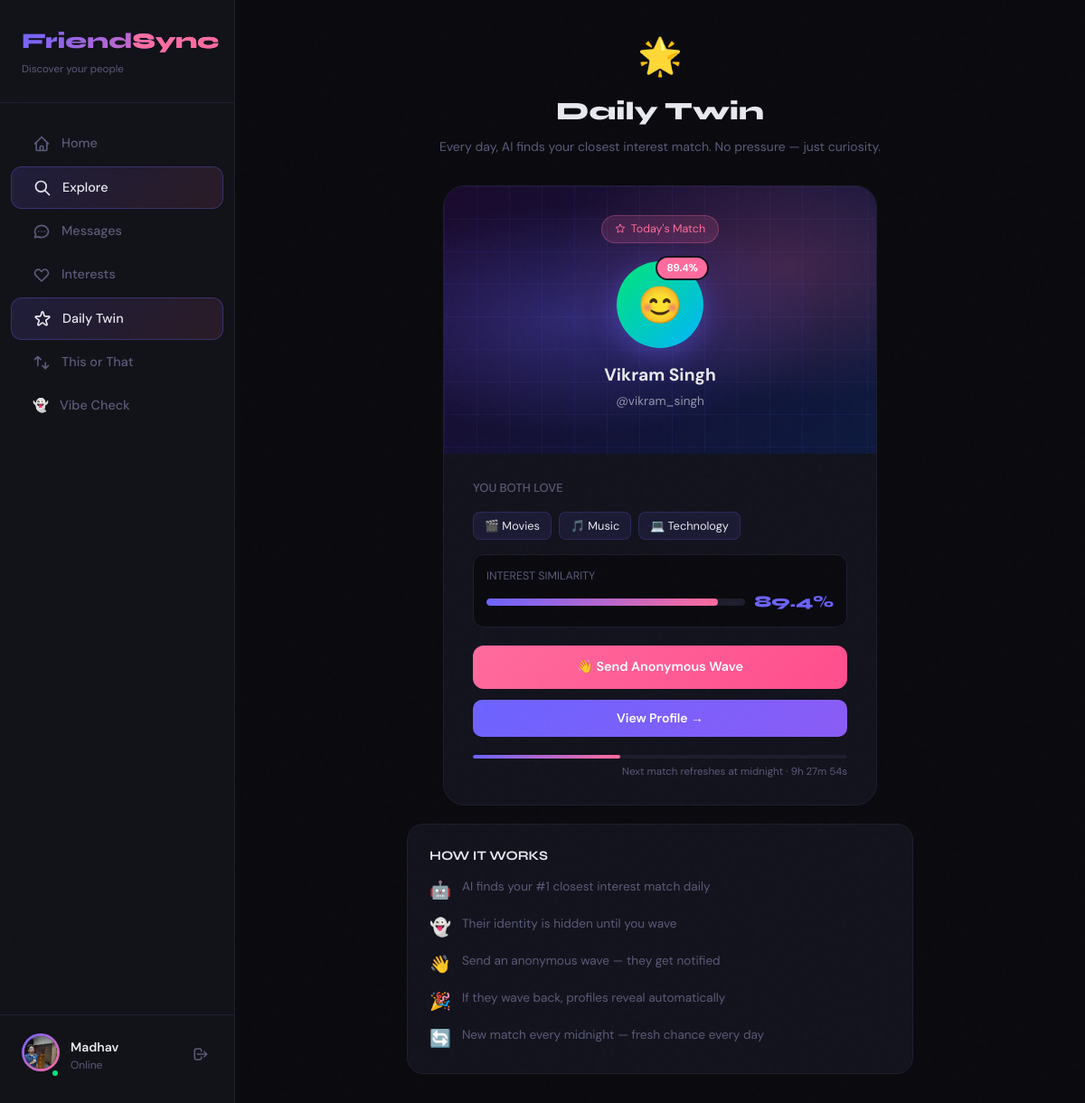
The app's page /recommend/daily-twin (signed in) with its own data.
### app/models.py (models this page shows)
class User(db.Model):
    __tablename__ = 'users'
    id            = db.Column(db.Integer, primary_key=True)
    name          = db.Column(db.String(100), nullable=False)
    username      = db.Column(db.String(100), unique=True, nullable=False, index=True)
    email         = db.Column(db.String(100), unique=True, nullable=False, index=True)
    password_hash = db.Column(db.String(255), nullable=False)
    profile_picture = db.Column(db.String(300), nullable=True)
    bio           = db.Column(db.String(300), nullable=True)
    location      = db.Column(db.String(100), nullable=True)
    is_verified   = db.Column(db.Boolean, default=False)
    created_at    = db.Column(db.DateTime, default=datetime.utcnow)
    last_seen     = db.Column(db.DateTime, default=datetime.utcnow)
    is_online     = db.Column(db.Boolean, default=False)

class DailyMatch(db.Model):
    __tablename__ = 'daily_matches'
    id         = db.Column(db.Integer, primary_key=True)
    user_id    = db.Column(db.Integer, db.ForeignKey('users.id'), nullable=False, index=True)
    match_id   = db.Column(db.Integer, db.ForeignKey('users.id'), nullable=False)
    score      = db.Column(db.Float, nullable=False)
    date       = db.Column(db.Date, default=datetime.utcnow().date)
    revealed   = db.Column(db.Boolean, default=False)
    waved      = db.Column(db.Boolean, default=False)

### app/recommend/routes.py (the view)
@recommend_bp.route('/daily-twin')
def daily_twin():
    if 'user_id' not in session:
        return redirect(url_for('auth.login'))
    user  = User.query.get(session['user_id'])
    twin  = get_daily_twin(session['user_id'])
    return render_template('recommend/daily_twin.html', user=user, twin=twin)

### app/recommend/engine.py (called while the page is built, shortened)
def get_daily_twin(user_id):
    from app.models import DailyMatch
    today = date_type.today()
    existing = DailyMatch.query.filter_by(user_id=user_id, date=today).first()
    if existing:
        match_user = User.query.get(existing.match_id)
        return {
            'match_id':   existing.match_id,
            'name':       match_user.name if existing.revealed else None,
            'username':   match_user.username if existing.revealed else None,
            'profile_picture': match_user.profile_picture if existing.revealed else None,
            'score':      existing.score,
            'revealed':   existing.revealed,
            'waved':      existing.waved,
            'match_db_id': existing.id
        }

### app/templates/recommend/daily_twin.html (shortened to what this page needs)
{% extends "base.html" %}
{% block content %}
<div style="max-width:560px;margin:0 auto;">
  <div style="text-align:center;margin-bottom:32px;">
    <div style="font-size:2.5rem;margin-bottom:10px;">🌟</div>
    <h1 style="font-size:1.75rem;font-weight:800;margin-bottom:8px;">Daily Twin</h1>
    <p style="color:var(--muted);font-size:0.875rem;">Every day, AI finds your closest interest match. No pressure — just curiosity.</p>
  </div>
  {% if twin %}
  <div class="twin-card">
    <div class="twin-header">
      <div class="grid-bg"></div>
      <div class="twin-badge">
        Today's Match
      </div>
      <div class="mystery-avatar pulse {% if twin.revealed and twin.profile_picture %}has-photo{% elif twin.revealed %}revealed{% endif %}" id="twin-avatar">
        <span class="avatar-emoji" id="avatar-emoji">{% if twin.revealed %}😊{% else %}❓{% endif %}</span>
        <span class="score-ring">{{ twin.score }}%</span>
      </div>
      <div id="twin-name" style="position:relative;z-index:2;">
        {% if twin.revealed %}
          <div style="font-size:1.2rem;font-weight:700;margin-bottom:4px;">{{ twin.name }}</div>
          <div style="color:rgba(232,232,240,0.6);font-size:0.85rem;">@{{ twin.username }}</div>
        {% else %}
          <div style="font-size:1.1rem;font-weight:700;margin-bottom:4px;color:rgba(232,232,240,0.7);">Someone out there...</div>
          <div style="color:rgba(232,232,240,0.4);font-size:0.82rem;">Wave 👋 to reveal their identity</div>
        {% endif %}
      </div>
    </div>
    <div class="twin-body">
      <div style="font-size:0.82rem;color:var(--muted);margin-bottom:8px;font-weight:500;">YOU BOTH LOVE</div>
      <div class="shared-interests" id="shared-interests">
        <span class="interest-pill">🎬 Movies</span>
        <span class="interest-pill">🎵 Music</span>
        <span class="interest-pill">💻 Technology</span>
      </div>
      <div style="background:var(--bg);border-radius:12px;padding:14px;border:1px solid var(--border);margin-bottom:4px;">
        <div style="font-size:0.78rem;color:var(--muted);margin-bottom:6px;">INTEREST SIMILARITY</div>
        <div style="display:flex;align-items:center;gap:10px;">
          <div style="flex:1;background:var(--border);border-radius:999px;height:8px;overflow:hidden;">
            <div id="score-bar" style="height:100%;border-radius:999px;background:linear-gradient(90deg,var(--accent),var(--accent2));width:0%;transition:width 1s ease;"></div>
          </div>
          <span style="font-family:'Syne',sans-serif;font-weight:800;font-size:1.1rem;color:var(--accent);">{{ twin.score }}%</span>
        </div>
      </div>
      {% if not twin.waved %}
      <div class="action-btns">
        <button class="wave-btn" id="wave-btn" onclick="waveAtTwin({{ twin.match_db_id }})">
          👋 Send Anonymous Wave
        </button>
      </div>
      {% endif %}
      {% if twin.revealed and twin.username %}
      <a href="/profile/{{ twin.username }}" class="btn-primary"
         style="display:flex;justify-content:center;text-decoration:none;margin-top:12px;">
        View Profile →
      </a>
      {% endif %}
      <div style="margin-top:20px;">
        <div class="countdown-bar">
          <div class="countdown-fill" id="countdown-fill" style="width:100%;"></div>
        </div>
        <div class="countdown-label">Next match refreshes at midnight · <span id="countdown-time"></span></div>
      </div>
    </div>
  </div>
  {% endif %}
  <div class="card" style="margin-top:20px;">
    <div style="font-family:'Syne',sans-serif;font-weight:700;font-size:0.9rem;margin-bottom:14px;">HOW IT WORKS</div>
    <div style="display:flex;flex-direction:column;gap:12px;">
      {% for step in [
        ('🤖', 'AI finds your #1 closest interest match daily'),
        ('👻', 'Their identity is hidden until you wave'),
        ('👋', 'Send an anonymous wave — they get notified'),
        ('🎉', 'If they wave back, profiles reveal automatically'),
        ('🔄', 'New match every midnight — fresh chance every day')
      ] %}
      <div style="display:flex;gap:12px;align-items:flex-start;">
        <span style="font-size:1.2rem;flex-shrink:0;">{{ step[0] }}</span>
        <span style="font-size:0.85rem;color:var(--muted);line-height:1.5;">{{ step[1] }}</span>
      </div>
      {% endfor %}
    </div>
  </div>
</div>
{% endblock %}

### app/templates/base.html (shortened to what this page needs)
<!DOCTYPE html>
<html lang="en">
<head>
  <script src="https://cdn.tailwindcss.com"></script>
</head>
<body>
{% if session.get('user_id') %}
<aside class="sidebar" id="sidebar">
  <div class="sidebar-logo">
    <span>Friend<span class="dot">Sync</span></span>
    <div style="font-size:0.72rem;color:var(--muted);margin-top:4px;font-family:'DM Sans',sans-serif;">Discover your people</div>
  </div>
  {% set current_user = current_user if current_user else none %}
  <nav style="flex:1;">
    <a href="/profile/{{ session.get('username') }}" class="nav-item {% if request.endpoint == 'profile.view_profile' %}active{% endif %}">
      <svg class="icon" fill="none" stroke="currentColor" viewBox="0 0 24 24"><path stroke-linecap="round" stroke-linejoin="round" stroke-width="2" d="M3 12l2-2m0 0l7-7 7 7M5 10v10a1 1 0 001 1h3m10-11l2 2m-2-2v10a1 1 0 01-1 1h-3m-6 0a1 1 0 001-1v-4a1 1 0 011-1h2a1 1 0 011 1v4a1 1 0 001 1m-6 0h6"/></svg>
      Home
    </a>
    <a href="/recommend/explore" class="nav-item {% if request.endpoint and 'recommend' in request.endpoint %}active{% endif %}">
      <svg class="icon" fill="none" stroke="currentColor" viewBox="0 0 24 24"><path stroke-linecap="round" stroke-linejoin="round" stroke-width="2" d="M21 21l-6-6m2-5a7 7 0 11-14 0 7 7 0 0114 0z"/></svg>
      Explore
    </a>
    <a href="/chat/list" class="nav-item {% if request.endpoint and 'chat' in request.endpoint %}active{% endif %}">
      <svg class="icon" fill="none" stroke="currentColor" viewBox="0 0 24 24"><path stroke-linecap="round" stroke-linejoin="round" stroke-width="2" d="M8 12h.01M12 12h.01M16 12h.01M21 12c0 4.418-4.03 8-9 8a9.863 9.863 0 01-4.255-.949L3 20l1.395-3.72C3.512 15.042 3 13.574 3 12c0-4.418 4.03-8 9-8s9 3.582 9 8z"/></svg>
      Messages
    </a>
    <a href="/profile/interests" class="nav-item">
      <svg class="icon" fill="none" stroke="currentColor" viewBox="0 0 24 24"><path stroke-linecap="round" stroke-linejoin="round" stroke-width="2" d="M4.318 6.318a4.5 4.5 0 000 6.364L12 20.364l7.682-7.682a4.5 4.5 0 00-6.364-6.364L12 7.636l-1.318-1.318a4.5 4.5 0 00-6.364 0z"/></svg>
      Interests
    </a>
    <a href="/recommend/daily-twin" class="nav-item {% if request.endpoint == 'recommend.daily_twin' %}active{% endif %}">
      Daily Twin
    </a>
    <a href="/swipe/" class="nav-item {% if request.endpoint and 'swipe' in request.endpoint %}active{% endif %}">
      <svg class="icon" fill="none" stroke="currentColor" viewBox="0 0 24 24"><path stroke-linecap="round" stroke-linejoin="round" stroke-width="2" d="M7 16V4m0 0L3 8m4-4l4 4m6 4v8m0 0l4-4m-4 4l-4-4"/></svg>
      This or That
    </a>
    <a href="/vibe/" class="nav-item {% if request.endpoint and 'vibe' in request.endpoint %}active{% endif %}">
       <span>👻</span>
      Vibe Check
    </a>
  </nav>
  <div class="sidebar-user">
    <div style="display:flex;align-items:center;gap:12px;">
      <div style="position:relative;">
        <div class="avatar-ring">
          {% set sidebar_user = current_user if current_user else none %}
           <img src="{{ sidebar_user.profile_picture if sidebar_user and sidebar_user.profile_picture else url_for('static', filename='profile_pictures/default_profile_picture.jpg') }}"
                id="sidebar-avatar" width="36" height="36" alt="avatar"
                style="width:36px;height:36px;border-radius:50%;object-fit:cover;">
        </div>
        <span class="online-dot"></span>
      </div>
      <div style="flex:1;min-width:0;">
        <div style="font-weight:600;font-size:0.875rem;white-space:nowrap;overflow:hidden;text-overflow:ellipsis;">
          {{ session.get('username', '') }}
        </div>
        <div style="font-size:0.75rem;color:var(--muted);">Online</div>
      </div>
      <form action="/auth/logout" method="post" style="margin:0;">
        <button type="submit" title="Logout" style="background:none;border:none;cursor:pointer;color:var(--muted);padding:4px;">
          <svg width="18" height="18" fill="none" stroke="currentColor" viewBox="0 0 24 24"><path stroke-linecap="round" stroke-linejoin="round" stroke-width="2" d="M17 16l4-4m0 0l-4-4m4 4H7m6 4v1a3 3 0 01-3 3H6a3 3 0 01-3-3V7a3 3 0 013-3h4a3 3 0 013 3v1"/></svg>
        </button>
      </form>
    </div>
  </div>
</aside>
{% endif %}
<div class="main-content" id="main-content">
  {% block content %}{% endblock %}
</div>
</body>
</html>

### app/templates/base.html (style rules this page uses)
:root { --bg: #0a0a0f; --surface: #111118; --border: #1e1e2e; --accent: #6c63ff; --accent2: #ff6b9d; --text: #e8e8f0; --muted: #5a5a7a; --online: #00e676; --card-bg: #13131d; }
* { box-sizing: border-box; margin: 0; padding: 0; }
html { scroll-behavior: smooth; }
body { background: var(--bg); color: var(--text); font-family: 'DM Sans', sans-serif; min-height: 100vh; overflow-x: hidden; }
h1,h2,h3,h4,h5 { font-family: 'Syne', sans-serif; }
body::before { content: ''; position: fixed; inset: 0; pointer-events: none; z-index: 9999; opacity: 0.4; }
.sidebar { position: fixed; left: 0; top: 0; bottom: 0; width: 260px; background: var(--surface); border-right: 1px solid var(--border); display: flex; flex-direction: column; padding: 28px 0; z-index: 100; transition: transform 0.3s ease; }
.sidebar-logo { padding: 0 24px 28px; border-bottom: 1px solid var(--border); margin-bottom: 20px; }
.sidebar-logo span { font-family: 'Syne', sans-serif; font-weight: 800; font-size: 1.5rem; background: linear-gradient(135deg, var(--accent), var(--accent2)); -webkit-background-clip: text; -webkit-text-fill-color: transparent; }
.sidebar-logo .dot { color: var(--accent2); -webkit-text-fill-color: var(--accent2); }
.nav-item { display: flex; align-items: center; gap: 12px; padding: 12px 24px; margin: 2px 12px; border-radius: 12px; color: var(--muted); font-size: 0.9rem; font-weight: 500; cursor: pointer; transition: all 0.2s ease; text-decoration: none; position: relative; }
.nav-item.active { background: linear-gradient(135deg, rgba(108,99,255,0.15), rgba(255,107,157,0.1)); color: var(--text); border: 1px solid rgba(108,99,255,0.3); }
.nav-item .icon { width: 20px; height: 20px; flex-shrink: 0; }
.sidebar-user { margin-top: auto; padding: 20px 24px 0; border-top: 1px solid var(--border); }
.online-dot { width: 10px; height: 10px; background: var(--online); border-radius: 50%; border: 2px solid var(--surface); position: absolute; bottom: 0; right: 0; }
.main-content { margin-left: 260px; min-height: 100vh; padding: 32px 36px; }
.card { background: var(--card-bg); border: 1px solid var(--border); border-radius: 18px; padding: 24px; transition: border-color 0.2s, transform 0.2s; }
.btn-primary { background: linear-gradient(135deg, var(--accent), #8b5cf6); color: #fff; border: none; padding: 10px 22px; border-radius: 10px; font-weight: 600; font-size: 0.875rem; cursor: pointer; transition: all 0.2s ease; font-family: 'DM Sans', sans-serif; display: inline-flex; align-items: center; gap: 6px; }
.avatar-ring { display: inline-block; position: relative; padding: 3px; background: linear-gradient(135deg, var(--accent), var(--accent2)); border-radius: 50%; }
.avatar-ring img { display: block; border-radius: 50%; background: var(--surface); }

### records on screen
User: profile_picture (picture)
DailyMatch: score "89.4"
User: name "Vikram Singh", username "vikram_singh"

### other values on screen
{{ session.get('username', '') }} "Madhav"
{{ step[0] }} "🤖" "👻" "👋" "🎉" "🔄"
{{ step[1] }} "AI finds your #1 closest interest match daily" "Their identity is hidden until you wave" "Send an anonymous wave — they get notified" "If they wave back, profiles reveal automatically" "New match every midnight — fresh chance every day"
